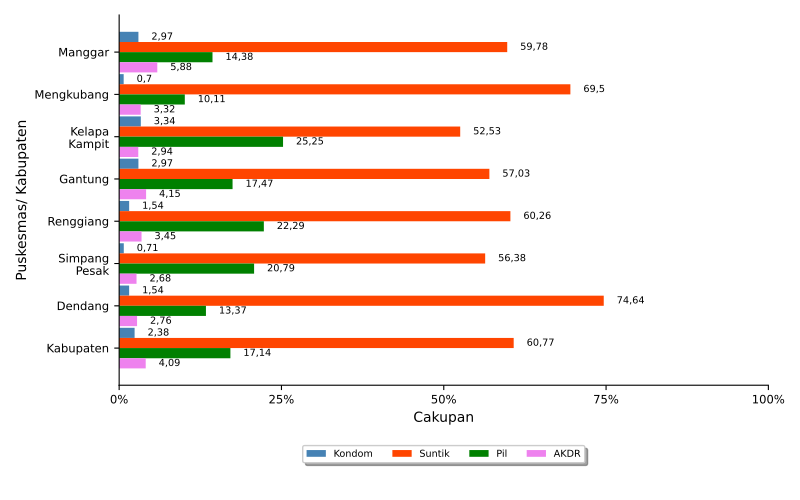

Generate this figure with Python:
import numpy as np
import matplotlib.pyplot as plt
import pandas
from textwrap import wrap
from matplotlib.ticker import FuncFormatter
import locale
locale.setlocale(locale.LC_ALL, 'id_ID.UTF8')

import sys, os, inspect
currentdir = os.path.dirname(os.path.abspath(inspect.getfile(inspect.currentframe())))
parentdir = os.path.dirname(currentdir)
sys.path.insert(0, parentdir)

berkasData = currentdir +'\\bab_05_06_dataKBaktif.csv'
berkasSimpan = currentdir +'\\bab_05_06_KBaktif_a.pdf'
# judulDiagram = 'Cakupan Peserta KB aktif (1)\nTahun 2021'
sumbuX = 'Cakupan'
sumbuY = 'Puskesmas\ Kabupaten'
labelBar1 = 'Kondom'
labelBar2 = 'Suntik'
labelBar3 = 'Pil'
labelBar4 = 'AKDR'
tickerSumbuX = np.arange(0,110,25)

# read data file
colnames = ['kecamatan','Kondom','Suntik','Pil','AKDR','MOP','MOW','Implan','MAL','Aktif']
data = pandas.read_csv(berkasData, names=colnames, sep=';')
kecamatan = data.kecamatan.tolist()
bar1 = data.Kondom.tolist()
bar2 = data.Suntik.tolist()
bar3 = data.Pil.tolist()
bar4 = data.AKDR.tolist()

ind = np.arange(len(kecamatan))  # the x locations for the groups
width = 0.24       # the width of the bars
widthDL = 2

# make bars
fig, ax = plt.subplots()
rects1 = ax.barh(ind, bar1, width, color='steelblue', label = labelBar1)
rects2 = ax.barh(ind + width, bar2, width, color='orangered', label = labelBar2)
rects3 = ax.barh(ind + 2*width, bar3, width, color='green', label = labelBar3)
rects4 = ax.barh(ind + 3*width, bar4, width, color='violet', label = labelBar4)

# add some text for labels, title and axes ticks
# ax.set_title(judulDiagram)
ax.set_xticks(tickerSumbuX)
ax.set_xlabel(sumbuX)
ax.xaxis.set_major_formatter(FuncFormatter(lambda x, pos: "{:n}%".format(x)))

ax.set_yticks(ind+1.5*width)
ax.set_yticklabels(list([ '\n'.join(wrap(l, 10)) for l in kecamatan ]))
ax.invert_yaxis()
ax.set_ylabel(sumbuY)

ax.tick_params(axis='both', which='major', labelsize='small')
ax.spines['top'].set_visible(False)
ax.spines['right'].set_visible(False)

# make legend box
box = ax.get_position()
ax.set_position([box.x0, box.y0 + box.height * 0.1, box.width, box.height * 0.9])
ax.legend(fontsize='x-small', loc='upper center', bbox_to_anchor=(0.5, -0.15), fancybox=True, shadow=True, ncol=4)

# add data label
for i, v in enumerate(bar1):
    ax.text(v + widthDL, i, '{:n}'.format(round(v,2)), ha='left', va='center', fontsize=7)
for i, v in enumerate(bar2):
    ax.text(v + widthDL, i + width, '{:n}'.format(round(v,2)), ha='left', va='center', fontsize=7)
for i, v in enumerate(bar3):
    ax.text(v + widthDL, i + 2*width, '{:n}'.format(round(v,2)), ha='left', va='center', fontsize=7)
for i, v in enumerate(bar4):
    ax.text(v + widthDL, i + 3*width, '{:n}'.format(round(v,2)), ha='left', va='center', fontsize=7)

# finishing
pyrfig = plt.figure(1)
pyrfig.set_figwidth(8)
pyrfig.set_figheight(5)
# tight_layout to make consistent size
# adjust subplot to make room for legend
fig.subplots_adjust(bottom=-0.15)
plt.tight_layout()
plt.savefig(berkasSimpan)
plt.close(pyrfig)
# plt.show()
